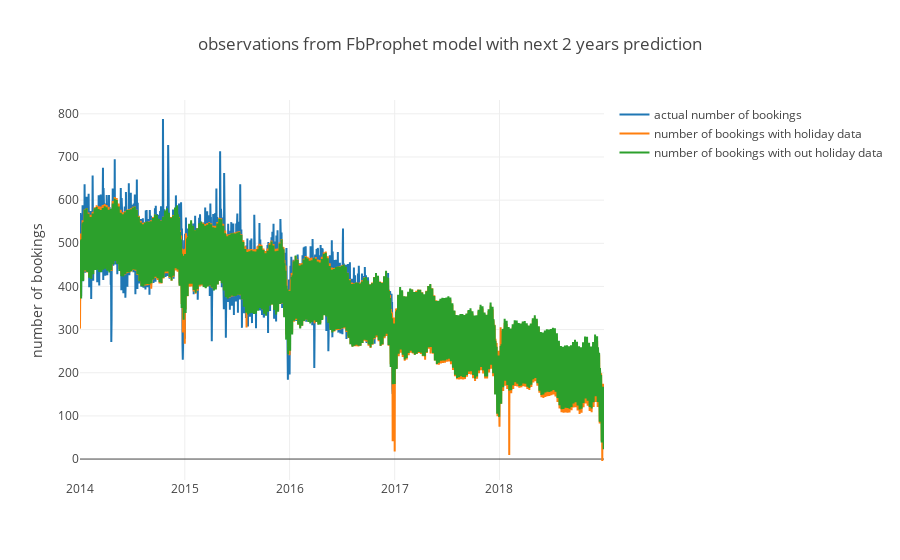

Notebook code cell kept with this figure:
### Code cell
trace0 = go.Scatter(
    x = result_df.BOOKING_DATE,
    y = result_df.BOOKING_HAL_ID,
    mode = 'lines',
    name = 'actual number of bookings'
)
trace1 = go.Scatter(
    x = compared_df.ds,
    y = compared_df.yhat,
    mode = 'lines',
    name = 'number of bookings with holiday data'
)
trace2 = go.Scatter(
    x = compared_df.ds,
    y = compared_df.yhat_no_holiday,
    mode = 'lines',
    name = 'number of bookings with out holiday data'
)
layout = go.Layout(title="observations from FbProphet model with next 2 years prediction",
                yaxis=dict(title='number of bookings')
                )
fig = go.Figure(data=[trace0, trace1, trace2], layout=layout)
py.iplot(fig, filename="Observations from FbProphet")

### Figure 1 — Plotly figure (JSON) as saved in the notebook; plotly's stock layout.template omitted (floating-point values rounded to 4 significant figures; data arrays with more than 128 entries replaced by an {"elided": "..."} marker saying what was removed)
{"data": [{"mode": "lines", "name": "actual number of bookings", "type": "scatter", "x": {"elided": "1096 str values"}, "y": {"elided": "1096 int values"}}, {"mode": "lines", "name": "number of bookings with holiday data", "type": "scatter", "x": {"elided": "1826 str values"}, "y": {"elided": "1826 float values"}}, {"mode": "lines", "name": "number of bookings with out holiday data", "type": "scatter", "x": {"elided": "1826 str values"}, "y": {"elided": "1826 float values"}}], "layout": {"title": "observations from FbProphet model with next 2 years prediction", "yaxis": {"title": "number of bookings"}}}
